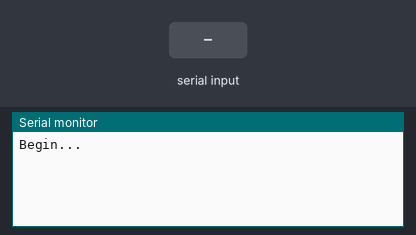
Recording of a sketch running on a simulated Arduino Uno, built with avr-gcc and run on an emulated ATmega328P. Parts: the last lines printed to the serial monitor. Inputs (shaded band) come from the test bench.

Above: at 1.2 s.
1.3 s: "0" received over Serial
At 1.8 s:
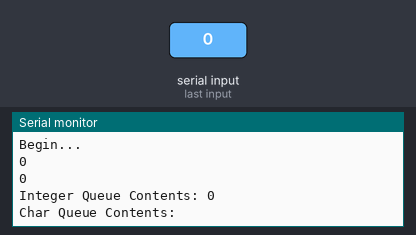
2.8 s: "90,45\n" received over Serial
At 3.7 s:
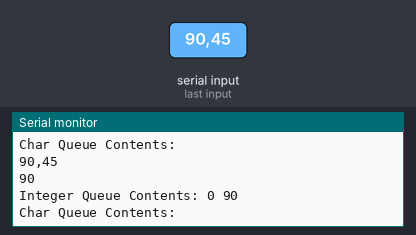
4.3 s: "30,150\n" received over Serial
At 5.0 s:
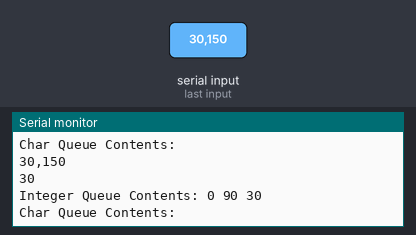
5.8 s: "5\n" received over Serial
At 6.8 s:
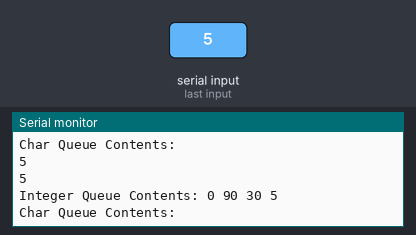
7.3 s: "90\n" received over Serial
At 8.2 s:
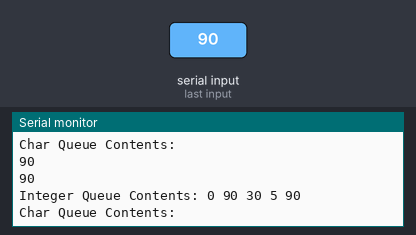
8.8 s: "200\n" received over Serial
At 9.7 s:
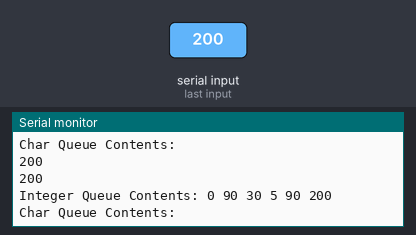
Timing chart, 0 to 11.3 s (numbered marks = the images above; inputs shaded):
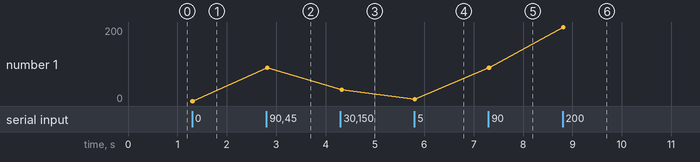

The sketch:

tubesv0.ino
```cpp
#include <Arduino_FreeRTOS.h>

const int MAX_INT_QUEUE_SIZE = 10; // Sesuaikan ukuran berdasarkan kebutuhan Anda
const int MAX_CHAR_QUEUE_SIZE = 10;

String readString;

// Define a structure for the integer queue
struct IntQueue {
  int items[MAX_INT_QUEUE_SIZE];
  int front;
  int rear;
  int itemCount;
};

IntQueue intQueue; // Declare an integer queue structure

// Define a structure for the char queue
struct CharQueue {
  char items[MAX_CHAR_QUEUE_SIZE];
  int front;
  int rear;
  int itemCount;
};

CharQueue charQueue; // Declare a char queue structure

void setup() {
  Serial.begin(9600);
  Serial.println("Begin...");

  // Initialize the integer queue
  intQueue.front = 0;
  intQueue.rear = -1;
  intQueue.itemCount = 0;

  // Initialize the char queue
  charQueue.front = 0;
  charQueue.rear = -1;
  charQueue.itemCount = 0;
}

void loop() {
  while (Serial.available()) {
    char c = Serial.read();
    readString += c;
    delay(2);
  }

  if (readString.length() > 0) {
    Serial.println(readString);

    // Check if the input is an integer
    int n = readString.toInt();
    if (n != 0 || readString.charAt(0) == '0') {
      Serial.println(n);
      enqueueInt(n); // Store the integer in the integer queue
    } else {
      char charInput = readString.charAt(0);
      Serial.println(charInput);
      enqueueChar(charInput); // Store the char in the char queue
    }

    readString = "";

    // Additional actions with the queues can be performed here
    // For example, check the size of the queues or process the elements in the queues.

    // Print the contents of the queues
    Serial.print("Integer Queue Contents: ");
    printIntQueue();
    Serial.print("Char Queue Contents: ");
    printCharQueue();
  }
}

// Function to enqueue an integer item
void enqueueInt(int item) {
  if (intQueue.itemCount < MAX_INT_QUEUE_SIZE) {
    intQueue.rear = (intQueue.rear + 1) % MAX_INT_QUEUE_SIZE;
    intQueue.items[intQueue.rear] = item;
    intQueue.itemCount++;
  } else {
    // Handle the integer queue full condition
    Serial.println("Integer Queue is full. Removing the oldest item.");
    dequeueInt(); // Remove the oldest item before adding the new one
    enqueueInt(item);
  }
}

// Function to dequeue an integer item
void dequeueInt() {
  if (intQueue.itemCount > 0) {
    intQueue.front = (intQueue.front + 1) % MAX_INT_QUEUE_SIZE;
    intQueue.itemCount--;
  }
}

// Function to print the contents of the integer queue
void printIntQueue() {
  int index = intQueue.front;
  for (int i = 0; i < intQueue.itemCount; ++i) {
    Serial.print(intQueue.items[index]);
    Serial.print(" ");
    index = (index + 1) % MAX_INT_QUEUE_SIZE;
  }
  Serial.println();
}

// Function to enqueue a char item
void enqueueChar(char item) {
  if (charQueue.itemCount < MAX_CHAR_QUEUE_SIZE) {
    charQueue.rear = (charQueue.rear + 1) % MAX_CHAR_QUEUE_SIZE;
    charQueue.items[charQueue.rear] = item;
    charQueue.itemCount++;
  } else {
    // Handle the char queue full condition
    Serial.println("Char Queue is full. Removing the oldest item.");
    dequeueChar(); // Remove the oldest item before adding the new one
    enqueueChar(item);
  }
}

// Function to dequeue a char item
void dequeueChar() {
  if (charQueue.itemCount > 0) {
    charQueue.front = (charQueue.front + 1) % MAX_CHAR_QUEUE_SIZE;
    charQueue.itemCount--;
  }
}

// Function to print the contents of the char queue
void printCharQueue() {
  int index = charQueue.front;
  for (int i = 0; i < charQueue.itemCount; ++i) {
    Serial.print(charQueue.items[index]);
    Serial.print(" ");
    index = (index + 1) % MAX_CHAR_QUEUE_SIZE;
  }
  Serial.println();
}
```

Measured:
- after the input at 1.3 s, the serial monitor: prints a new line at once (image 1)
- after the input at 2.8 s, the serial monitor: prints a new line at once (image 2)
- after the input at 4.3 s, the serial monitor: prints a new line at once (image 3)
- after the input at 5.8 s, the serial monitor: prints a new line at once (image 4)
- after the input at 7.3 s, the serial monitor: prints a new line at once (image 5)
- after the input at 8.8 s, the serial monitor: prints a new line at once (image 6)
- plotted number 1: 0 → 90 after the input at 2.8 s, 90 → 30 after the input at 4.3 s, 30 → 5 after the input at 5.8 s, 90 → 200 after the input at 8.8 s
